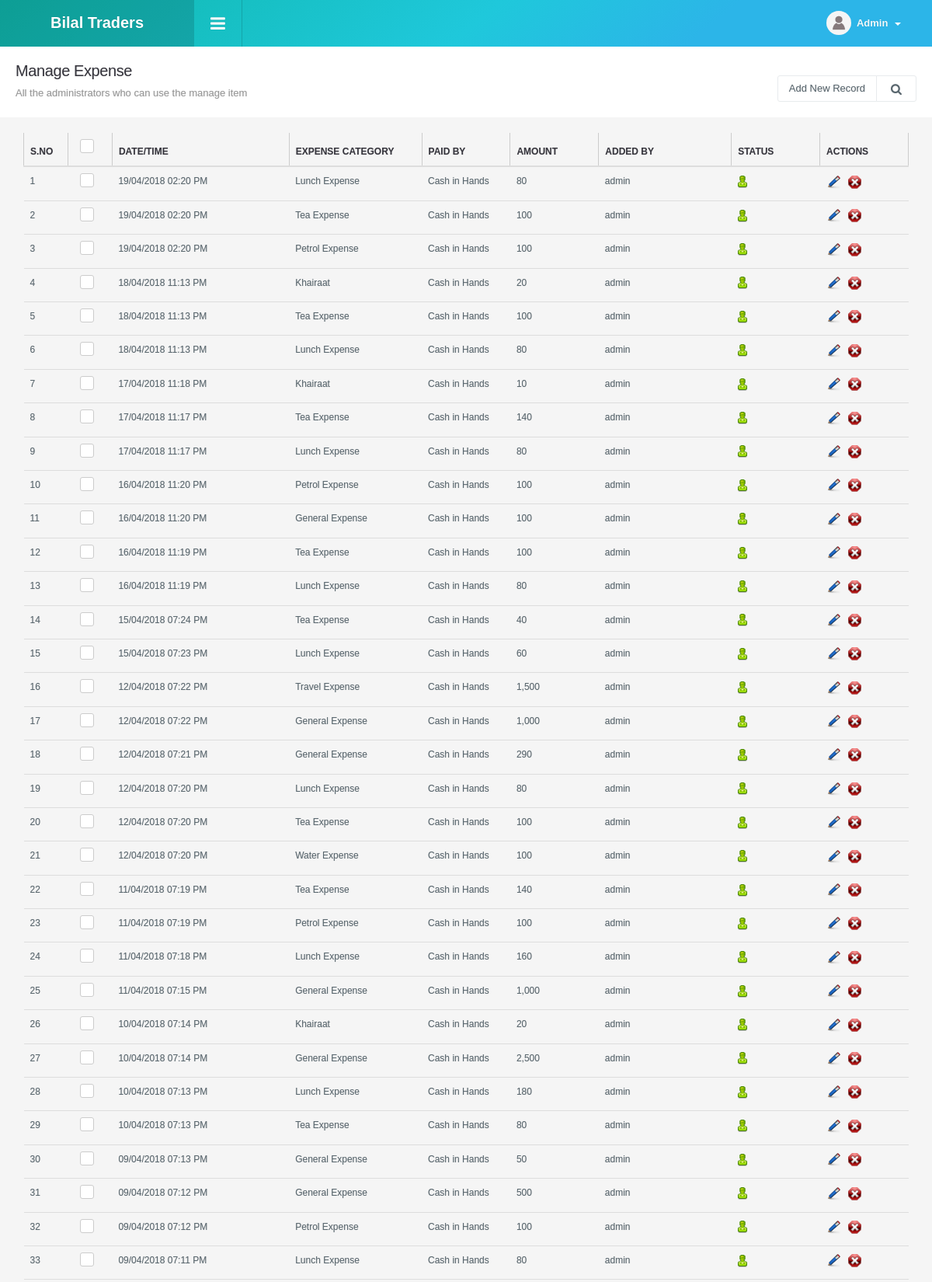
The page /expense_manage.php (signed in, upper part) on the database its author committed.
### tables this page shows
CREATE TABLE `config_variable` (
  `id` int NOT NULL,
  `config_type_id` int NOT NULL,
  `title` varchar(512) NOT NULL,
  `notes` varchar(512) NOT NULL,
  `type` varchar(200) NOT NULL,
  `default_values` text NOT NULL,
  `key` varchar(200) NOT NULL,
  `value` text NOT NULL,
  `sortorder` int NOT NULL
);

CREATE TABLE `expense` (
  `id` int NOT NULL,
  `datetime_added` datetime NOT NULL,
  `expense_category_id` int NOT NULL,
  `account_id` int NOT NULL,
  `details` varchar(1000) NOT NULL,
  `amount` decimal(10,2) NOT NULL,
  `added_by` int NOT NULL,
  `status` int NOT NULL DEFAULT '1',
  `ts` timestamp NOT NULL DEFAULT CURRENT_TIMESTAMP ON UPDATE CURRENT_TIMESTAMP
);

CREATE TABLE `expense_category` (
  `id` int NOT NULL,
  `title` varchar(50) NOT NULL,
  `status` int NOT NULL DEFAULT '1',
  `ts` timestamp NOT NULL DEFAULT CURRENT_TIMESTAMP ON UPDATE CURRENT_TIMESTAMP
);

CREATE TABLE `account` (
  `id` int NOT NULL,
  `title` varchar(50) NOT NULL,
  `type` int NOT NULL,
  `description` text NOT NULL,
  `balance` decimal(10,2) NOT NULL,
  `is_petty_cash` int NOT NULL DEFAULT '0',
  `status` int NOT NULL DEFAULT '1',
  `ts` timestamp NOT NULL DEFAULT CURRENT_TIMESTAMP ON UPDATE CURRENT_TIMESTAMP
);

### include/paging.php (called while the page is built, shortened)
<?php
if(isset($_SESSION["rows"]))
	$rows=$_SESSION["rows"];
else
	$rows=1000;
if(isset($_GET['page'])){
	$pageNum = $_GET['page'];
}
else{
	$pageNum=1;
}
function show_page($rows, $pageNum, $query){
	global $dblink;
	$rowsPerPage = $rows;
	$pageNum = $pageNum;
	$offset = ($pageNum - 1) * $rowsPerPage;
	$query = $query." LIMIT $offset, $rowsPerPage";
	$result = doquery($query, $dblink);
	return $result;
}
?>

### include/utility.php (called while the page is built, shortened)
<?php
function get_config($var){
	global $dblink;
	$sql="select value from config_variable where `key`='".slash($var)."'";
	$resConfig=doquery($sql,$dblink);
	if(numrows($resConfig)>0){
		while($rowConfig=dofetch($resConfig))
			return unslash($rowConfig["value"]);
	}
}
$site_title=get_config("site_title");
function slash($str){
	if(!is_array($str))
		return utf8_encode(addslashes($str));
	else{
		for($i=0; $i<count($str); $i++)
			$str[$i]=slash($str[$i]);
		return $str;
	}
}
function unslash($str){
	return stripslashes(utf8_decode($str));
	}
function datetime_convert($date_added){
	return date("d/m/Y h:i A", strtotime($date_added));
}
function get_field($table_id, $table, $field_name='title'){
 	global $dblink;
 	$rs=doquery("select ".$field_name." from $table where id='".$table_id."'", $dblink);
 	if(numrows($rs)>0){
 		$r=dofetch($rs);
 		return unslash($r[$field_name]);
 	}
}
function curr_format($amount){
	return number_format($amount, 0, '.',',')." ".get_config("currency_code");
}

### include/db.php (called while the page is built, shortened)
<?php
function doquery($qr,$lnk){
	@$res=mysqli_query($lnk, $qr) or die($qr." - ".mysqli_error($lnk));
	return $res;
}
function dofetch($rs){
	@$rec=mysqli_fetch_array($rs);
	return $rec;
}
function numrows($rs){
	return mysqli_num_rows($rs);
}

### modules/expense/list.php (the view, shortened to what this page needs)
<?php
$extra='';
?>
<div class="page-header">
	<h1 class="title">Manage Expense</h1>
  	<ol class="breadcrumb">
    	<li class="active">All the administrators who can use the manage item</li>
  	</ol>
  	<div class="right">
    	<div class="btn-group" role="group" aria-label="...">
        	<a href="expense_manage.php?tab=add" class="btn btn-light editproject">Add New Record</a>
            <a id="topstats" class="btn btn-light" href="#"><i class="fa fa-search"></i></a>
    	</div>
    </div>
</div>
<div class="panel-body table-responsive">
	<table class="table table-hover list">
    	<thead>
            <tr>
                <th width="5%">S.No</th>
                <th class="text-center" width="5%"><div class="checkbox checkbox-primary">
                    <label for="select_all"></label></div></th>
                <th width="20%">Date/Time</th>
                <th width="15%">Expense Category</th>
                <th width="10%">Paid By</th>
                <th width="10%">Amount</th>
                <th width="15%">Added By</th>
                <th width="10%" class="center">Status</th>
                <th width="10%" class="center">Actions</th>
            </tr>
        </thead>
        <tbody>
            <?php
            $sql="select * from expense where 1 $extra order by datetime_added desc";
            $rs=show_page($rows, $pageNum, $sql);
            if(numrows($rs)>0){
                $sn=1;
                while($r=dofetch($rs)){
                    ?>
                    <tr>
                        <td><?php echo $sn;?></td>
                        <td class="text-center"><div class="checkbox margin-t-0 checkbox-primary">
                            <label for="<?php echo "rec_".$sn?>"></label></div>
                        </td>
                        <td><?php echo datetime_convert($r["datetime_added"]); ?></td>
                        <td><?php echo get_field( unslash($r["expense_category_id"]), "expense_category", "title" ); ?></td>
                        <td><?php echo get_field( unslash($r["account_id"]), "account", "title" ); ?></td>
                        <td><?php echo curr_format(unslash($r["amount"])); ?></td>
                        <td><?php echo get_field( unslash($r["added_by"]), "admin", "username" ); ?></td>
                        <td class="center">
                            <a href="expense_manage.php?id=<?php echo $r['id'];?>&tab=status&s=<?php echo ($r["status"]==0)?1:0;?>">
                                <?php
                                if($r["status"]==0){
                                    ?>
                                    <img src="images/offstatus.png" alt="Off" title="Set Status On">
                                    <?php
                                }
                                else{
                                    ?>
                                    <img src="images/onstatus.png" alt="On" title="Set Status Off">
                                    <?php
                                }
                                ?>
                            </a>
                        </td>
                        <td class="center">
                            	<a href="expense_manage.php?tab=edit&id=<?php echo $r['id'];?>"><img title="Edit Record" alt="Edit" src="images/edit.png"></a>&nbsp;&nbsp;
                            	<a onclick="return confirm('Are you sure you want to delete')" href="expense_manage.php?id=<?php echo $r['id'];?>&amp;tab=delete"><img title="Delete Record" alt="Delete" src="images/delete.png"></a>
                        </td>
                    </tr>
                    <?php
                    $sn++;
                }
                ?>
                <?php
            }
            else{
                ?>
                <tr>
                    <td colspan="9"  class="no-record">No Result Found</td>
                </tr>
                <?php
            }
            ?>
        </tbody>
     </table>
</div>

### include/header.php (shortened to what this page needs)
<!DOCTYPE html>
<html>
<head>
<link type="text/css" rel="stylesheet" href="css/font-awesome.min.css" />
<link type="text/css" rel="stylesheet" href="css/font-awesome.css" />
<link type="text/css" rel="stylesheet"  href="css/bootstrap.css" />
<link rel="stylesheet" href="css/bootstrap-datetimepicker.min.css" />
<link type="text/css" rel="stylesheet"  href="css/awesome-bootstrap-checkbox.css" />
<link href="css/general.css" type="text/css" rel="stylesheet" />
<link type="text/css" rel="stylesheet"  href="css/style.css" />
<link rel="stylesheet" href="css/style.min.css">
</head>
<body>
	<div id="wrapper" class="round_corners">
    	<div id="top" class="clearfix">
            <div class="applogo">
                <a href="index.php" class="logo"><?php $admin_logo=get_config("admin_logo"); if(empty($admin_logo)) echo $site_title; else { ?><img src="<?php echo $file_upload_root;?>config/<?php echo $admin_logo?>" /><?php }?></a>
            </div>
            <a class="sidebar-open-button" href="#"><i class="fa fa-bars"></i></a>
            <ul class="top-right">
            	<li class="dropdown link">
                	<a class="dropdown-toggle profilebox" data-toggle="dropdown" href="#">
                    	<img alt="img" src="images/profileimg-default.png">
                        <b><?php echo ucfirst((isset($_SESSION["logged_in_admin"]) && $_SESSION["logged_in_admin"]!="")?$_SESSION["logged_in_admin"]["name"]:"Guest");?></b>
                        <span class="caret"></span>
                    </a>
                </li>
           </ul>
        </div>
		<div class="content">

### rows shown on the page
config_variable: value "Bilal Traders"
expense: datetime_added "19/04/2018 02:20 PM", expense_category.title "Lunch Expense", account.title "Cash in Hands", amount "80", added_by.username "admin", status 1 (drawn)
expense: datetime_added "19/04/2018 02:20 PM", expense_category.title "Tea Expense", account.title "Cash in Hands", amount "100", added_by.username "admin", status 1 (drawn)
expense: datetime_added "19/04/2018 02:20 PM", expense_category.title "Petrol Expense", account.title "Cash in Hands", amount "100", added_by.username "admin", status 1 (drawn)
expense: datetime_added "18/04/2018 11:13 PM", expense_category.title "Khairaat", account.title "Cash in Hands", amount "20", added_by.username "admin", status 1 (drawn)
expense: datetime_added "18/04/2018 11:13 PM", expense_category.title "Tea Expense", account.title "Cash in Hands", amount "100", added_by.username "admin", status 1 (drawn)
expense: datetime_added "18/04/2018 11:13 PM", expense_category.title "Lunch Expense", account.title "Cash in Hands", amount "80", added_by.username "admin", status 1 (drawn)
expense: datetime_added "17/04/2018 11:18 PM", expense_category.title "Khairaat", account.title "Cash in Hands", amount "10", added_by.username "admin", status 1 (drawn)
expense: datetime_added "17/04/2018 11:17 PM", expense_category.title "Tea Expense", account.title "Cash in Hands", amount "140", added_by.username "admin", status 1 (drawn)
expense: datetime_added "17/04/2018 11:17 PM", expense_category.title "Lunch Expense", account.title "Cash in Hands", amount "80", added_by.username "admin", status 1 (drawn)
expense: datetime_added "16/04/2018 11:20 PM", expense_category.title "Petrol Expense", account.title "Cash in Hands", amount "100", added_by.username "admin", status 1 (drawn)
expense: datetime_added "16/04/2018 11:20 PM", expense_category.title "General Expense", account.title "Cash in Hands", amount "100", added_by.username "admin", status 1 (drawn)
expense: datetime_added "16/04/2018 11:19 PM", expense_category.title "Tea Expense", account.title "Cash in Hands", amount "100", added_by.username "admin", status 1 (drawn)
expense: datetime_added "16/04/2018 11:19 PM", expense_category.title "Lunch Expense", account.title "Cash in Hands", amount "80", added_by.username "admin", status 1 (drawn)
expense: datetime_added "15/04/2018 07:24 PM", expense_category.title "Tea Expense", account.title "Cash in Hands", amount "40", added_by.username "admin", status 1 (drawn)
expense: datetime_added "15/04/2018 07:23 PM", expense_category.title "Lunch Expense", account.title "Cash in Hands", amount "60", added_by.username "admin", status 1 (drawn)
expense: datetime_added "12/04/2018 07:22 PM", expense_category.title "Travel Expense", account.title "Cash in Hands", amount "1,500", added_by.username "admin", status 1 (drawn)
expense: datetime_added "12/04/2018 07:22 PM", expense_category.title "General Expense", account.title "Cash in Hands", amount "1,000", added_by.username "admin", status 1 (drawn)
expense: datetime_added "12/04/2018 07:21 PM", expense_category.title "General Expense", account.title "Cash in Hands", amount "290", added_by.username "admin", status 1 (drawn)
expense: datetime_added "12/04/2018 07:20 PM", expense_category.title "Lunch Expense", account.title "Cash in Hands", amount "80", added_by.username "admin", status 1 (drawn)
expense: datetime_added "12/04/2018 07:20 PM", expense_category.title "Tea Expense", account.title "Cash in Hands", amount "100", added_by.username "admin", status 1 (drawn)
expense: datetime_added "12/04/2018 07:20 PM", expense_category.title "Water Expense", account.title "Cash in Hands", amount "100", added_by.username "admin", status 1 (drawn)
expense: datetime_added "11/04/2018 07:19 PM", expense_category.title "Tea Expense", account.title "Cash in Hands", amount "140", added_by.username "admin", status 1 (drawn)
expense: datetime_added "11/04/2018 07:19 PM", expense_category.title "Petrol Expense", account.title "Cash in Hands", amount "100", added_by.username "admin", status 1 (drawn)
expense: datetime_added "11/04/2018 07:18 PM", expense_category.title "Lunch Expense", account.title "Cash in Hands", amount "160", added_by.username "admin", status 1 (drawn)
expense: datetime_added "11/04/2018 07:15 PM", expense_category.title "General Expense", account.title "Cash in Hands", amount "1,000", added_by.username "admin", status 1 (drawn)
expense: datetime_added "10/04/2018 07:14 PM", expense_category.title "Khairaat", account.title "Cash in Hands", amount "20", added_by.username "admin", status 1 (drawn)
expense: datetime_added "10/04/2018 07:14 PM", expense_category.title "General Expense", account.title "Cash in Hands", amount "2,500", added_by.username "admin", status 1 (drawn)
expense: datetime_added "10/04/2018 07:13 PM", expense_category.title "Lunch Expense", account.title "Cash in Hands", amount "180", added_by.username "admin", status 1 (drawn)
expense: datetime_added "10/04/2018 07:13 PM", expense_category.title "Tea Expense", account.title "Cash in Hands", amount "80", added_by.username "admin", status 1 (drawn)
expense: datetime_added "09/04/2018 07:13 PM", expense_category.title "General Expense", account.title "Cash in Hands", amount "50", added_by.username "admin", status 1 (drawn)
expense: datetime_added "09/04/2018 07:12 PM", expense_category.title "General Expense", account.title "Cash in Hands", amount "500", added_by.username "admin", status 1 (drawn)
expense: datetime_added "09/04/2018 07:12 PM", expense_category.title "Petrol Expense", account.title "Cash in Hands", amount "100", added_by.username "admin", status 1 (drawn)
expense: datetime_added "09/04/2018 07:11 PM", expense_category.title "Lunch Expense", account.title "Cash in Hands", amount "80", added_by.username "admin", status 1 (drawn)
